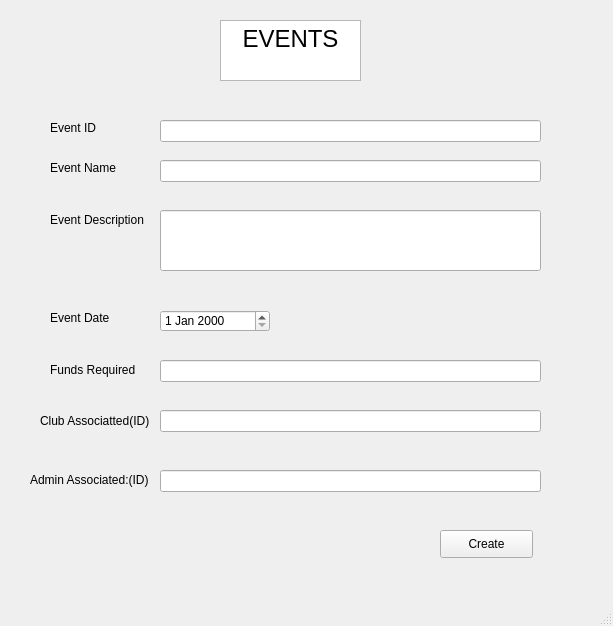
<?xml version="1.0" encoding="UTF-8"?>
<ui version="4.0">
 <class>MainWindow</class>
 <widget class="QMainWindow" name="MainWindow">
  <property name="geometry">
   <rect>
    <x>0</x>
    <y>0</y>
    <width>613</width>
    <height>626</height>
   </rect>
  </property>
  <property name="windowTitle">
   <string>MainWindow</string>
  </property>
  <widget class="QWidget" name="centralwidget">
   <widget class="QTextEdit" name="textEdit">
    <property name="geometry">
     <rect>
      <x>220</x>
      <y>20</y>
      <width>141</width>
      <height>61</height>
     </rect>
    </property>
    <property name="readOnly">
     <bool>true</bool>
    </property>
    <property name="html">
     <string>&lt;!DOCTYPE HTML PUBLIC &quot;-//W3C//DTD HTML 4.0//EN&quot; &quot;http://www.w3.org/TR/REC-html40/strict.dtd&quot;&gt;
&lt;html&gt;&lt;head&gt;&lt;meta name=&quot;qrichtext&quot; content=&quot;1&quot; /&gt;&lt;style type=&quot;text/css&quot;&gt;
p, li { white-space: pre-wrap; }
&lt;/style&gt;&lt;/head&gt;&lt;body style=&quot; font-family:'MS Shell Dlg 2'; font-size:7.8pt; font-weight:400; font-style:normal;&quot;&gt;
&lt;p align=&quot;center&quot; style=&quot; margin-top:0px; margin-bottom:0px; margin-left:0px; margin-right:0px; -qt-block-indent:0; text-indent:0px;&quot;&gt;&lt;span style=&quot; font-size:18pt;&quot;&gt;EVENTS&lt;/span&gt;&lt;/p&gt;&lt;/body&gt;&lt;/html&gt;</string>
    </property>
   </widget>
   <widget class="QLabel" name="label">
    <property name="geometry">
     <rect>
      <x>50</x>
      <y>160</y>
      <width>81</width>
      <height>16</height>
     </rect>
    </property>
    <property name="text">
     <string>Event Name</string>
    </property>
   </widget>
   <widget class="QLineEdit" name="EventNameLine">
    <property name="geometry">
     <rect>
      <x>160</x>
      <y>160</y>
      <width>381</width>
      <height>22</height>
     </rect>
    </property>
   </widget>
   <widget class="QLineEdit" name="EventDescriptionLine">
    <property name="geometry">
     <rect>
      <x>160</x>
      <y>210</y>
      <width>381</width>
      <height>61</height>
     </rect>
    </property>
   </widget>
   <widget class="QLabel" name="label_2">
    <property name="geometry">
     <rect>
      <x>50</x>
      <y>210</y>
      <width>101</width>
      <height>20</height>
     </rect>
    </property>
    <property name="text">
     <string>Event Description</string>
    </property>
   </widget>
   <widget class="QLabel" name="label_4">
    <property name="geometry">
     <rect>
      <x>50</x>
      <y>310</y>
      <width>81</width>
      <height>16</height>
     </rect>
    </property>
    <property name="text">
     <string>Event Date</string>
    </property>
   </widget>
   <widget class="QDateEdit" name="EventDateLine">
    <property name="geometry">
     <rect>
      <x>160</x>
      <y>310</y>
      <width>110</width>
      <height>22</height>
     </rect>
    </property>
   </widget>
   <widget class="QLabel" name="label_5">
    <property name="geometry">
     <rect>
      <x>40</x>
      <y>410</y>
      <width>121</width>
      <height>21</height>
     </rect>
    </property>
    <property name="text">
     <string>Club Associatted(ID)</string>
    </property>
   </widget>
   <widget class="QPushButton" name="CreateButton">
    <property name="geometry">
     <rect>
      <x>440</x>
      <y>530</y>
      <width>93</width>
      <height>28</height>
     </rect>
    </property>
    <property name="text">
     <string>Create</string>
    </property>
   </widget>
   <widget class="QLabel" name="label_6">
    <property name="geometry">
     <rect>
      <x>50</x>
      <y>360</y>
      <width>91</width>
      <height>20</height>
     </rect>
    </property>
    <property name="text">
     <string>Funds Required</string>
    </property>
   </widget>
   <widget class="QLineEdit" name="FundsLine">
    <property name="geometry">
     <rect>
      <x>160</x>
      <y>360</y>
      <width>381</width>
      <height>22</height>
     </rect>
    </property>
   </widget>
   <widget class="QLabel" name="label_7">
    <property name="geometry">
     <rect>
      <x>30</x>
      <y>470</y>
      <width>131</width>
      <height>20</height>
     </rect>
    </property>
    <property name="text">
     <string>Admin Associated:(ID)</string>
    </property>
   </widget>
   <widget class="QLineEdit" name="AdminAddLine">
    <property name="geometry">
     <rect>
      <x>160</x>
      <y>470</y>
      <width>381</width>
      <height>22</height>
     </rect>
    </property>
   </widget>
   <widget class="QLineEdit" name="ClubAssociatted">
    <property name="geometry">
     <rect>
      <x>160</x>
      <y>410</y>
      <width>381</width>
      <height>22</height>
     </rect>
    </property>
   </widget>
   <widget class="QLineEdit" name="EventIDLine">
    <property name="geometry">
     <rect>
      <x>160</x>
      <y>120</y>
      <width>381</width>
      <height>22</height>
     </rect>
    </property>
    <property name="text">
     <string/>
    </property>
   </widget>
   <widget class="QLabel" name="label_3">
    <property name="geometry">
     <rect>
      <x>50</x>
      <y>120</y>
      <width>81</width>
      <height>16</height>
     </rect>
    </property>
    <property name="text">
     <string>Event ID</string>
    </property>
   </widget>
  </widget>
  <widget class="QMenuBar" name="menubar">
   <property name="geometry">
    <rect>
     <x>0</x>
     <y>0</y>
     <width>613</width>
     <height>26</height>
    </rect>
   </property>
  </widget>
  <widget class="QStatusBar" name="statusbar"/>
 </widget>
 <resources/>
 <connections/>
</ui>
